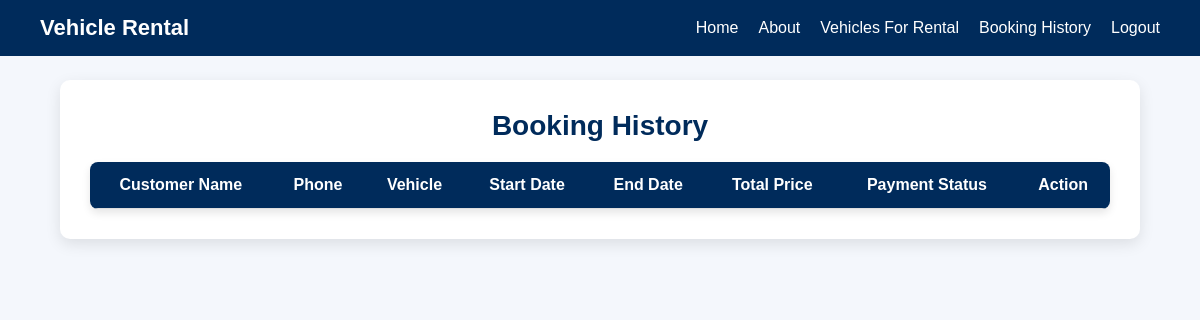
/booking-history/, run on an earlier commit of the app's database.
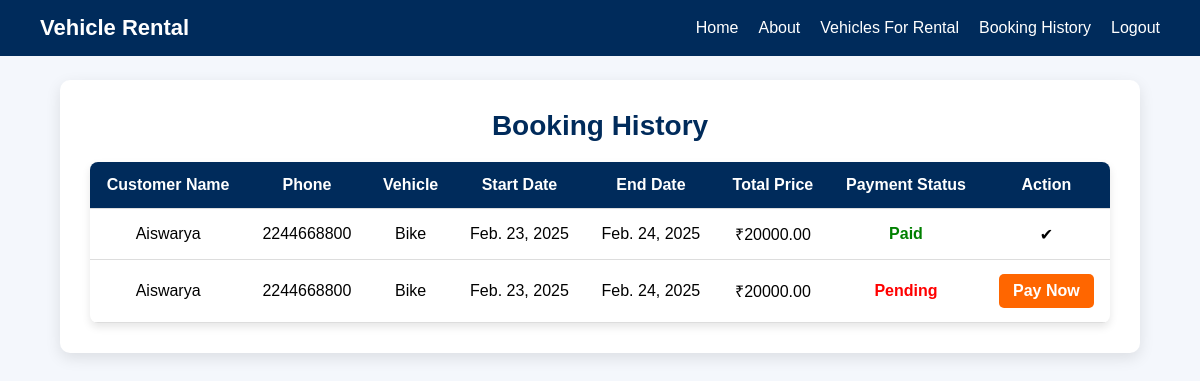
And on a later commit of the database.
### app/models.py (models this page shows, shortened)
class Booking(models.Model):
    customer_name = models.CharField(max_length=100)
    customer_phone = models.CharField(max_length=15)
    vehicle = models.ForeignKey(Vehicle, on_delete=models.CASCADE, related_name="bookings")
    start_date = models.DateField()
    end_date = models.DateField()
    total_price = models.DecimalField(max_digits=10, decimal_places=2, blank=True, null=True)
    payment_status = models.CharField(
        max_length=20,
        choices=[("Pending", "Pending"), ("Paid", "Paid")],
        default="Pending"
    )

class Vehicle(models.Model):
    staf = models.ForeignKey(Staf, on_delete=models.CASCADE, related_name="vehicles")  # Assign vehicles to Staf
    name = models.CharField(max_length=100)
    model = models.CharField(max_length=100)
    price_per_day = models.DecimalField(max_digits=10, decimal_places=2)
    availability = models.BooleanField(default=True)
    image = models.ImageField(upload_to="vehicle_images/", blank=True, null=True)  # Optional Image

### app/views.py (the view)
# urls.py: path("booking-history/", views.booking_history, name="booking_history"),
def booking_history(request):
    bookings = Booking.objects.all().order_by("-id")  # Fetch latest bookings first
    return render(request, "customer/booking_history.html", {"bookings": bookings})

### templates/customer/booking_history.html (shortened to what this page needs)
<!DOCTYPE html>
<html lang="en">
<head>
</head>
<body>
    <nav class="navbar">
        <div class="logo"><a href="../customerhome"> Vehicle Rental</a></div>
        <ul>
            <li><a href="../customerhome">Home</a></li>
            <li><a href="../about">About</a></li>
            <li><a href="../vehiclelists">Vehicles For Rental</a></li>
            <li><a href="../booking-history">Booking History</a></li>
            <li><a href="../logout">Logout</a></li>
        </ul>
    </nav>
    <div class="container">
        {% block content %}
        <h2>Booking History</h2>
        <table>
            <tr>
                <th>Customer Name</th>
                <th>Phone</th>
                <th>Vehicle</th>
                <th>Start Date</th>
                <th>End Date</th>
                <th>Total Price</th>
                <th>Payment Status</th>
                <th>Action</th>
            </tr>
            {% for booking in bookings %}
            <tr>
                <td>{{ booking.customer_name }}</td>
                <td>{{ booking.customer_phone }}</td>
                <td>{{ booking.vehicle.name }}</td>
                <td>{{ booking.start_date }}</td>
                <td>{{ booking.end_date }}</td>
                <td>₹{{ booking.total_price }}</td>
                <td>
                    {% if booking.payment_status == "Paid" %}
                        <span class="paid">Paid</span>
                    {% else %}
                        <span class="pending">Pending</span>
                    {% endif %}
                </td>
                <td>
                    {% if booking.payment_status == "Pending" %}
                        <a href="{% url 'make_payment' booking.id %}" class="buy-now">Pay Now</a>
                    {% else %}
                        <span>✔</span>
                    {% endif %}
                </td>
            </tr>
            {% endfor %}
        </table>
        {% endblock %}
    </div>
</body>
</html>

What changed in the data, as far as the page shows it:
added Booking: customer_name "Aiswarya", customer_phone "2244668800", vehicle.name "Bike", start_date "Feb. 23, 2025", end_date "Feb. 24, 2025", total_price "20000.00", payment_status "Paid"
added Booking: customer_name "Aiswarya", customer_phone "2244668800", vehicle.name "Bike", start_date "Feb. 23, 2025", end_date "Feb. 24, 2025", total_price "20000.00", payment_status "Pending"
